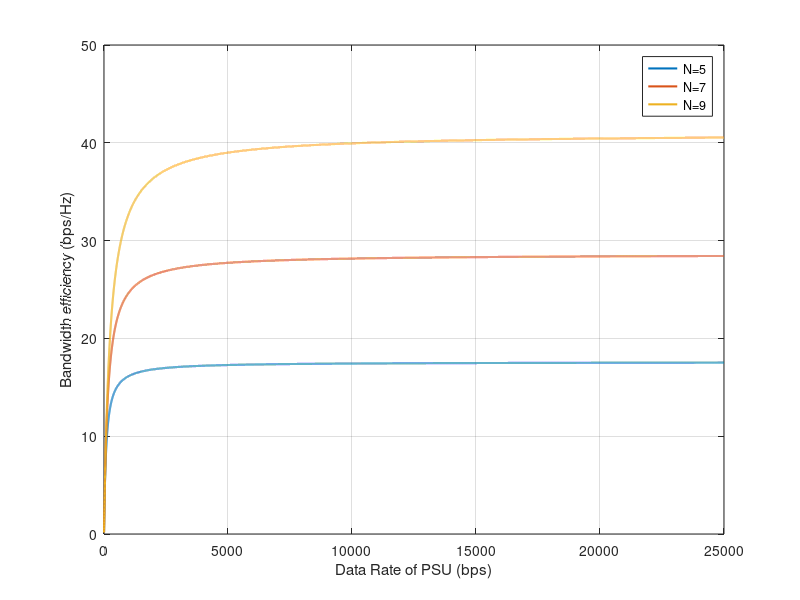
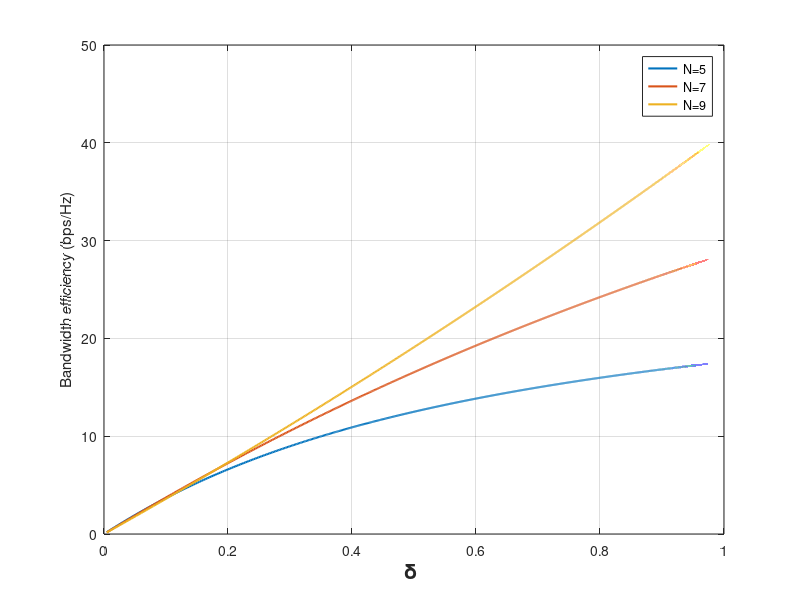

Recreate these plots in MATLAB, in order.

%% %%%%%%%%%%%%%%%%%%%%%%%%%%%%%%%%%%%%%%%%%%%%%%%%%%%%%%%%%%%%%%%%%%%%%%%%%%%%
%%%%% Change the number of N users, DO NOT consider the throughput of PSU %%%%%
%%%%%%%%%%%%%%%%%%%%%%%%%%%%%%%%%%%%%%%%%%%%%%%%%%%%%%%%%%%%%%%%%%%%%%%%%%%%%%%

clc; clear variables; clf;
close all;
disp('Bismillah: Code generated by Khalid Ibrahim');

NN = 10;          % Total No. of Channels
l =1; 
for N=[5:2:NN]
H = N;
% SNRdb = [0:10:1000];
SNRdb = [0 10 13 14 15 16 17 18 19 20 21:1000];
SNRp1 = 10.^ (SNRdb./10);
SNRp =  SNRp1(1:N);

% bandwidth = 1000000;
bandwidth = 1;
capacity_var = bandwidth .* log2 (1+SNRp) ;     % Channel Capacity in bps
% successful_gain = 1;


%% With PSU
R = (1:500)*5;
R = R(1:N);
% Rp = [1:500]*5 ;
Rp = [1:25000]*1 ;

%%
k = 1; % Location/sub-channel of PSU
z = 1;

for rp = Rp
    R(k) = rp;
    rpp(z) = R(k)/sum(R); 
    r = R/ sum(R);
    sum(r);
    
    UwithCapacity2(l,z) = r(k) *(sum(capacity_var(2:end))  - capacity_var(2:end) * r(2:end)') ;
          z=z+1;
end
Legend(l)={strcat('N=',num2str(N))}    
% Legend(2)={'N = 4'};    
% Legend(3)={'N = 5'};    
l=l+1; % for Legend(l)
end
figure(1)
plot(Rp,UwithCapacity2,'linewidth',1.5);
% plot(UwithCapacity2,'r','linewidth',2.5,'Marker','s');
hold on;
grid on;

% figure(1)
% plot(Rp,UwithCapacity22(1:size(rpp)),'b','linewidth',0.5,'Marker','s');
% plot(UwithCapacity22(1:size(rpp)),'b','linewidth',1.5,'Marker','s');
% Legend(2)={'Without PSU'};

% title(['Do not consider the throughput of PSU. | N = ',num2str(N)]);
xlabel('Data Rate of PSU (bps)');
ylabel('Bandwidth efficiency (bps/Hz)');
legend(Legend)


%%%%%%%%%%%%%%%%%%%%%%%%%%%%%%
figure(2)

plot(rpp,UwithCapacity2,'linewidth',1.5);
% plot(UwithCapacity2,'r','linewidth',2.5,'Marker','s');
% xlim([0 1]);
% ylim([0 18])
hold on;
grid on;
% Legend(1)={'With PSU'};    

% figure(2)
% plot(rpp,UwithCapacity22(1:size(rpp)),'b','linewidth',0.5,'Marker','s');
% % plot(UwithCapacity22(1:size(rpp)),'b','linewidth',1.5,'Marker','s');
% Legend(2)={'Without PSU'};

% title(['Do not consider the throughput of PSU. | N = ',num2str(N)]);
xlabel('\delta ','FontSize',15,'FontWeight', 'bold');
ylabel('Bandwidth efficiency (bps/Hz)');
legend(Legend)


% close (2)
